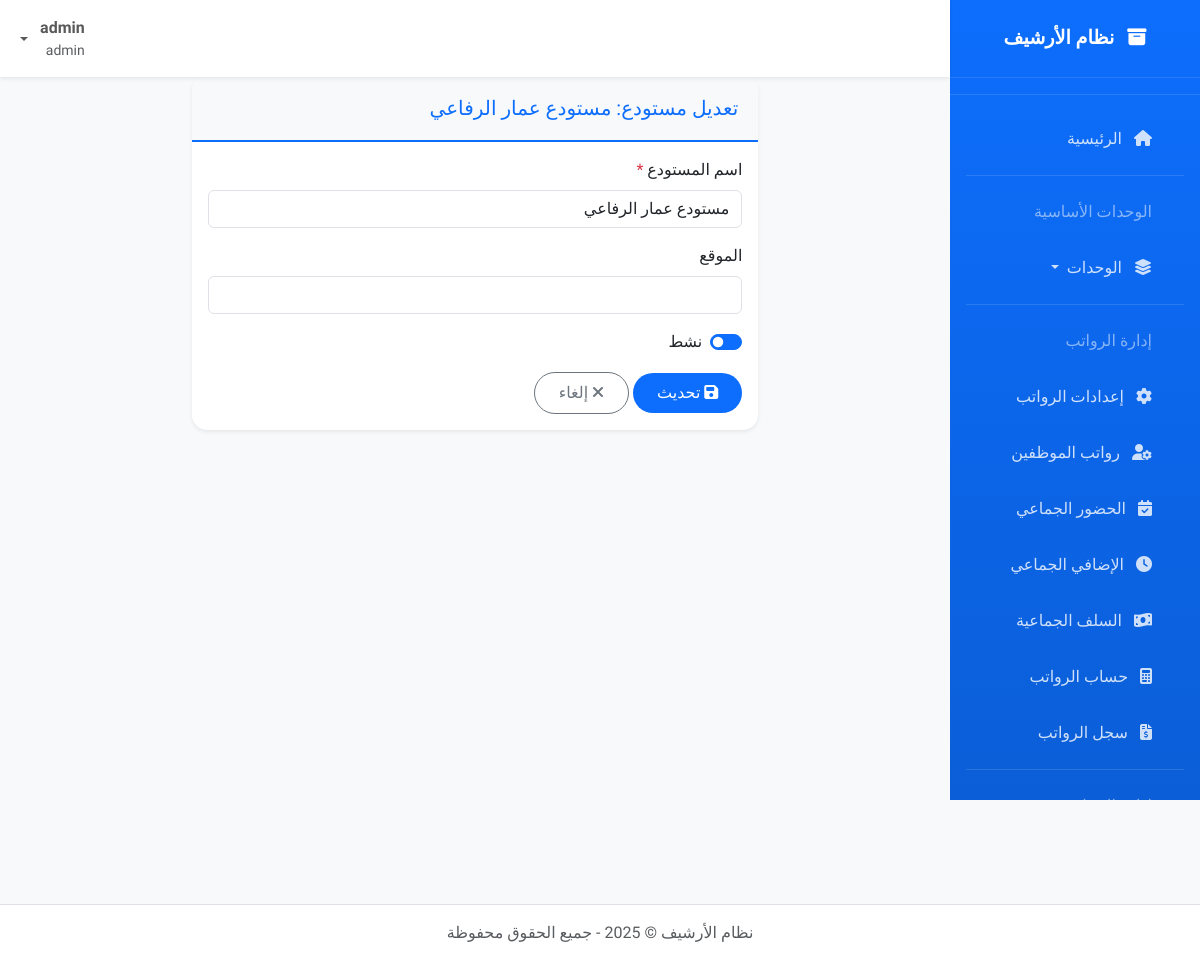
The page /warehouses/1/edit (signed in) on the database its author committed.
### models.py (models this page shows, shortened)
class User(db.Model, UserMixin):
    id = db.Column(db.Integer, primary_key=True)
    username = db.Column(db.String(50), unique=True, nullable=False)
    email = db.Column(db.String(100), unique=True, nullable=False)
    password_hash = db.Column(db.String(128), nullable=False)
    role = db.Column(db.String(20), default='user')  # admin, archivist, user
    created_at = db.Column(db.DateTime, default=datetime.utcnow)
    def is_admin(self):
        return self.role == 'admin'
    def can_edit(self):
        return self.role in ['admin', 'archivist']

### app.py (models this page shows, shortened)
class Warehouse(db.Model):
    id = db.Column(db.Integer, primary_key=True)
    name = db.Column(db.String(100), nullable=False, unique=True)
    location = db.Column(db.String(200))
    is_active = db.Column(db.Boolean, default=True)
    created_at = db.Column(db.DateTime, default=datetime.utcnow)
    stock_items = db.relationship('StockItem', backref='warehouse', lazy=True, cascade="all, delete-orphan")
    transactions = db.relationship('StockTransaction', backref='warehouse', lazy=True, cascade="all, delete-orphan")

### app.py (the view, shortened to what this page needs)
@app.route('/warehouses/<int:warehouse_id>/edit', methods=['GET', 'POST'])
@login_required
def edit_warehouse(warehouse_id):
    if not current_user.is_admin():
        flash('ليس لديك صلاحية تعديل المستودعات.', 'danger')
        return redirect(url_for('warehouse_list'))
    warehouse = Warehouse.query.get_or_404(warehouse_id)
    settings = CompanySettings.query.first()
    return render_template('warehouse/edit.html', warehouse=warehouse, settings=settings)

### app.py (called while the page is built)
@login_manager.user_loader
def load_user(user_id):
    return User.query.get(int(user_id))

@app.before_request
def create_tables_once():
    if not hasattr(g, 'tables_created'):
        db.create_all()
        os.makedirs(app.config['UPLOAD_FOLDER'], exist_ok=True)
        os.makedirs(os.path.join(app.config['UPLOAD_FOLDER'], 'cars'), exist_ok=True)
        os.makedirs(os.path.join(app.config['UPLOAD_FOLDER'], 'employees'), exist_ok=True)
        os.makedirs(os.path.join(app.config['UPLOAD_FOLDER'], 'documents'), exist_ok=True)
        os.makedirs(os.path.join(app.config['UPLOAD_FOLDER'], 'logos'), exist_ok=True)
        if not CompanySettings.query.first():
            settings = CompanySettings()
            db.session.add(settings)
            db.session.commit()
        g.tables_created = True

@app.context_processor
def inject_current_year():
    return {'current_year': datetime.now().year}

### templates/warehouse/edit.html
{% extends "base.html" %}
{% block content %}
<div class="container-fluid">
    <div class="row">
        <div class="col-lg-8 mx-auto">
            <div class="card border-0 shadow-sm">
                <div class="card-header">
                    <h5 class="mb-0">تعديل مستودع: {{ warehouse.name }}</h5>
                </div>
                <div class="card-body">
                    <form method="POST">
                        <div class="row g-3">
                            <div class="col-md-12">
                                <label class="form-label">اسم المستودع <span class="text-danger">*</span></label>
                                <input type="text" name="name" class="form-control" value="{{ warehouse.name }}" required>
                            </div>
                            <div class="col-md-12">
                                <label class="form-label">الموقع</label>
                                <input type="text" name="location" class="form-control" value="{{ warehouse.location or '' }}">
                            </div>
                            <div class="col-md-12">
                                <div class="form-check form-switch">
                                    <input class="form-check-input" type="checkbox" name="is_active" id="is_active" {% if warehouse.is_active %}checked{% endif %}>
                                    <label class="form-check-label" for="is_active">نشط</label>
                                </div>
                            </div>
                            <div class="col-12">
                                <button type="submit" class="btn btn-primary px-4">
                                    <i class="fas fa-save"></i> تحديث
                                </button>
                                <a href="{{ url_for('warehouse_list') }}" class="btn btn-outline-secondary">
                                    <i class="fas fa-times"></i> إلغاء
                                </a>
                            </div>
                        </div>
                    </form>
                </div>
            </div>
        </div>
    </div>
</div>
{% endblock %}

### templates/base.html (shortened to what this page needs)
<!DOCTYPE html>
<html lang="ar" dir="rtl">
<head>
    <link href="https://cdn.jsdelivr.net/npm/bootstrap@5.3.0/dist/css/bootstrap.rtl.min.css" rel="stylesheet">
    <link rel="stylesheet" href="https://cdn.jsdelivr.net/npm/bootstrap-icons@1.10.0/font/bootstrap-icons.css">
    <link href="https://cdnjs.cloudflare.com/ajax/libs/font-awesome/6.4.0/css/all.min.css" rel="stylesheet">
</head>
<body>
    <nav id="sidebar" class="d-none d-lg-block">
        <div class="sidebar-brand">
            <i class="fas fa-archive me-2"></i> <span>نظام الأرشيف</span>
        </div>
        <hr class="text-white-50">
        <ul class="nav flex-column px-3">
            <li class="nav-item">
                <a class="nav-link {% if request.endpoint == 'index' %}active{% endif %}" href="{{ url_for('index') }}">
                    <i class="fas fa-home me-2"></i> <span>الرئيسية</span>
                </a>
            </li>
            <hr class="text-white-50 my-2">
            <li class="nav-item">
                <span class="nav-link text-white-50 small">الوحدات الأساسية</span>
            </li>
            <li class="nav-item dropdown">
                <a class="nav-link dropdown-toggle" href="#" id="basicUnitsDropdown" role="button" data-bs-toggle="dropdown" aria-expanded="false">
                    <i class="fas fa-layer-group me-2"></i> <span>الوحدات</span>
                </a>
            </li>
            <hr class="text-white-50 my-2">
            {% if current_user.is_authenticated and current_user.can_edit() %}
            <li class="nav-item">
                <span class="nav-link text-white-50 small">إدارة الرواتب</span>
            </li>
            <li class="nav-item">
                <a class="nav-link {% if 'salary_settings' in request.endpoint %}active{% endif %}" href="{{ url_for('salary_settings') }}">
                    <i class="fas fa-cog me-2"></i> <span>إعدادات الرواتب</span>
                </a>
            </li>
            <li class="nav-item">
                <a class="nav-link {% if 'salary_employees_list' in request.endpoint %}active{% endif %}" href="{{ url_for('salary_employees_list') }}">
                    <i class="fas fa-user-cog me-2"></i> <span>رواتب الموظفين</span>
                </a>
            </li>
            <li class="nav-item">
                <a class="nav-link {% if 'bulk_attendance' in request.endpoint %}active{% endif %}" href="{{ url_for('bulk_attendance') }}">
                    <i class="fas fa-calendar-check me-2"></i> <span>الحضور الجماعي</span>
                </a>
            </li>
            <li class="nav-item">
                <a class="nav-link {% if 'bulk_overtime' in request.endpoint %}active{% endif %}" href="{{ url_for('bulk_overtime') }}">
                    <i class="fas fa-clock me-2"></i> <span>الإضافي الجماعي</span>
                </a>
            </li>
            <li class="nav-item">
                <a class="nav-link {% if 'bulk_advance' in request.endpoint %}active{% endif %}" href="{{ url_for('bulk_advance') }}">
                    <i class="fas fa-money-bill-wave me-2"></i> <span>السلف الجماعية</span>
                </a>
            </li>
            <li class="nav-item">
                <a class="nav-link {% if 'calculate_payroll' in request.endpoint %}active{% endif %}" href="{{ url_for('calculate_payroll') }}">
                    <i class="fas fa-calculator me-2"></i> <span>حساب الرواتب</span>
                </a>
            </li>
            <li class="nav-item">
                <a class="nav-link {% if 'payroll_list' in request.endpoint %}active{% endif %}" href="{{ url_for('payroll_list') }}">
                    <i class="fas fa-file-invoice-dollar me-2"></i> <span>سجل الرواتب</span>
                </a>
            </li>
            {% endif %}
            <hr class="text-white-50 my-2">
            {% if current_user.is_authenticated and current_user.can_edit() %}
            <li class="nav-item">
                <span class="nav-link text-white-50 small">إدارة المخازن</span>
            </li>
            {% endif %}
        </ul>
    </nav>
    <nav class="navbar navbar-expand-lg navbar-light bg-white shadow-sm top-navbar">
        <div class="container-fluid">
            <div class="navbar-nav ms-auto">
                {% if current_user.is_authenticated %}
                <div class="nav-item dropdown">
                    <a class="nav-link dropdown-toggle d-flex align-items-center" href="#" id="userDropdown" role="button" data-bs-toggle="dropdown">
                        <div class="me-2">
                            <div class="fw-bold">{{ current_user.username }}</div>
                            <div class="small text-muted">{{ current_user.role }}</div>
                        </div>
                    </a>
                </div>
                {% else %}
                <a class="nav-link" href="{{ url_for('login') }}">
                    <i class="fas fa-sign-in-alt me-1"></i> تسجيل الدخول
                </a>
                {% endif %}
            </div>
        </div>
    </nav>
    <main id="main-content">
        <div class="container-fluid">
            {% block content %}{% endblock %}
        </div>
    </main>
    <footer class="bg-white border-top py-3 mt-5">
        <div class="container">
            <div class="text-center text-muted">
                <p class="mb-0">نظام الأرشيف &copy; {{ current_year }} - جميع الحقوق محفوظة</p>
            </div>
        </div>
    </footer>
</body>
</html>

### templates/base.html (style rules this page uses)
:root { --primary-color: #0d6efd; --secondary-color: #6c757d; --success-color: #198754; --danger-color: #dc3545; --warning-color: #ffc107; --info-color: #0dcaf0; }
body { font-family: 'Tajawal', sans-serif; background-color: #f8f9fa; padding-top: 56px; margin: 0; }
#sidebar { position: fixed; top: 0; right: 0; height: 100vh; width: 250px; background: linear-gradient(180deg, #0d6efd 0%, #0b5ed7 100%); color: white; z-index: 1000; overflow-y: auto; transition: transform 0.3s ease, width 0.3s ease; }
#sidebar .sidebar-brand { font-weight: 700; padding: 1.5rem 1rem; text-align: center; font-size: 1.2rem; border-bottom: 1px solid rgba(255,255,255,0.1); }
#sidebar .nav-link { color: rgba(255,255,255,0.8); padding: 0.75rem 1rem; margin: 0.25rem 1rem; border-radius: 0.375rem; transition: all 0.3s ease; }
#main-content { margin-right: 250px; padding: 20px; min-height: 100vh; transition: margin-right 0.3s ease; }
.top-navbar { position: fixed; top: 0; right: 250px; left: 0; z-index: 1030; transition: right 0.3s ease; }
.card { border: none; border-radius: 15px; box-shadow: 0 0.125rem 0.25rem rgba(0,0,0,0.075); margin-bottom: 1.5rem; transition: transform 0.3s ease; }
.card-header { background-color: #f8f9fa; border-bottom: 2px solid var(--primary-color); border-radius: 15px 15px 0 0 !important; padding: 1.25rem; font-weight: 700; color: var(--primary-color); }
.btn { border-radius: 50px; padding: 0.5rem 1.5rem; font-weight: 500; transition: all 0.3s ease; }
.btn-primary { background-color: var(--primary-color); border: none; }

### rows shown on the page
User: username "admin", role "admin"
Warehouse: name "مستودع عمار الرفاعي", is_active "☑"
